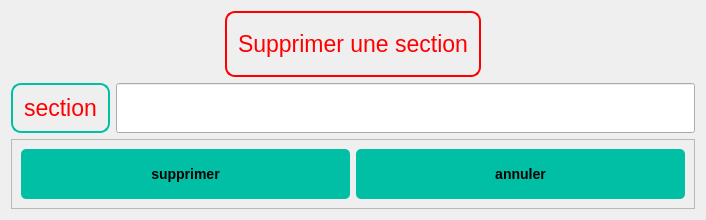
<?xml version="1.0" encoding="UTF-8"?>
<ui version="4.0">
 <class>Dialog</class>
 <widget class="QDialog" name="Dialog">
  <property name="geometry">
   <rect>
    <x>0</x>
    <y>0</y>
    <width>706</width>
    <height>220</height>
   </rect>
  </property>
  <property name="windowTitle">
   <string>Dialog</string>
  </property>
  <property name="styleSheet">
   <string notr="true">QLabel {
    background-color: none;
    border: 2px solid #00BFA5;
    border-radius: 10px;
    padding: 5px;
    color: #000000;
    font-size: 17pt;
    font-family: Arial, sans-serif;
}
QPushButton {
    font-family: &quot;Arial&quot;, sans-serif;
    font-size: 14px;
    font-weight: bold;
    color: #000000;
    background-color: #00BFA5;
    border: none;
    border-radius: 5px;
    padding: 8px 16px;
    text-align: center;
    text-transform: uppercase;
}

QPushButton:hover {
    background-color: #009980;
}
</string>
  </property>
  <layout class="QGridLayout" name="gridLayout">
   <item row="0" column="0" colspan="2" alignment="Qt::AlignHCenter">
    <widget class="QLabel" name="label">
     <property name="font">
      <font>
       <family>Arial,sans-serif</family>
       <pointsize>17</pointsize>
      </font>
     </property>
     <property name="styleSheet">
      <string notr="true">
QLabel {
  background-color: none;
  border: 2px solid red;
  border-radius: 10px;
  padding: 5px;
  color: red;
  font-size: 17pt;
  font-family: Arial, sans-serif;
  

}
</string>
     </property>
     <property name="text">
      <string>Supprimer une section</string>
     </property>
    </widget>
   </item>
   <item row="1" column="0">
    <widget class="QLabel" name="label_2">
     <property name="font">
      <font>
       <family>Arial,sans-serif</family>
       <pointsize>17</pointsize>
      </font>
     </property>
     <property name="styleSheet">
      <string notr="true">color : red;</string>
     </property>
     <property name="text">
      <string>section</string>
     </property>
    </widget>
   </item>
   <item row="1" column="1">
    <widget class="QLineEdit" name="section">
     <property name="minimumSize">
      <size>
       <width>0</width>
       <height>50</height>
      </size>
     </property>
     <property name="text">
      <string/>
     </property>
    </widget>
   </item>
   <item row="2" column="0" colspan="2">
    <widget class="QFrame" name="frame">
     <property name="frameShape">
      <enum>QFrame::StyledPanel</enum>
     </property>
     <property name="frameShadow">
      <enum>QFrame::Raised</enum>
     </property>
     <layout class="QGridLayout" name="gridLayout_2">
      <item row="0" column="0">
       <widget class="QPushButton" name="pushButton">
        <property name="minimumSize">
         <size>
          <width>0</width>
          <height>50</height>
         </size>
        </property>
        <property name="styleSheet">
         <string notr="true">/* Buttons */
QPushButton {
    font-family: &quot;Arial&quot;, sans-serif;
    font-size: 14px;
    font-weight: bold;
    color: #000000; /* Black text color */
    background-color: #00BFA5; /* Teal button background color */
    border: none;
    border-radius: 5px;
    padding: 8px 16px;
    text-align: center; /* Center align button text */
    text-transform: uppercase; /* Uppercase button text */
}

QPushButton:hover {
    background-color: #009980; /* Darker teal button background color on hover */
}</string>
        </property>
        <property name="text">
         <string>supprimer</string>
        </property>
       </widget>
      </item>
      <item row="0" column="1">
       <widget class="QPushButton" name="pushButton_2">
        <property name="minimumSize">
         <size>
          <width>0</width>
          <height>50</height>
         </size>
        </property>
        <property name="text">
         <string>annuler</string>
        </property>
       </widget>
      </item>
     </layout>
    </widget>
   </item>
  </layout>
 </widget>
 <resources/>
 <connections/>
</ui>
